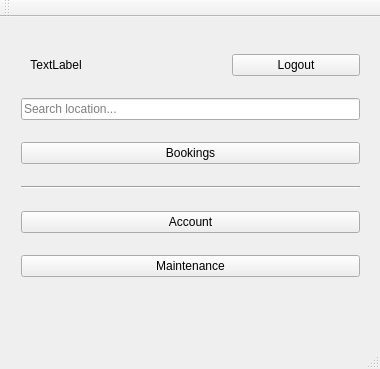
<?xml version="1.0" encoding="UTF-8"?>
<ui version="4.0">
 <class>MainMenuCust</class>
 <widget class="QMainWindow" name="MainMenuCust">
  <property name="geometry">
   <rect>
    <x>0</x>
    <y>0</y>
    <width>380</width>
    <height>369</height>
   </rect>
  </property>
  <property name="windowTitle">
   <string>MainWindow</string>
  </property>
  <widget class="QWidget" name="centralWidget">
   <widget class="QWidget" name="verticalLayoutWidget">
    <property name="geometry">
     <rect>
      <x>10</x>
      <y>10</y>
      <width>361</width>
      <height>281</height>
     </rect>
    </property>
    <layout class="QVBoxLayout" name="verticalLayout">
     <item>
      <layout class="QHBoxLayout" name="horizontalLayout">
       <item>
        <widget class="QLabel" name="picLbl">
         <property name="sizePolicy">
          <sizepolicy hsizetype="Fixed" vsizetype="Fixed">
           <horstretch>0</horstretch>
           <verstretch>0</verstretch>
          </sizepolicy>
         </property>
         <property name="minimumSize">
          <size>
           <width>0</width>
           <height>0</height>
          </size>
         </property>
         <property name="maximumSize">
          <size>
           <width>70</width>
           <height>70</height>
          </size>
         </property>
         <property name="text">
          <string>TextLabel</string>
         </property>
         <property name="scaledContents">
          <bool>true</bool>
         </property>
         <property name="alignment">
          <set>Qt::AlignCenter</set>
         </property>
        </widget>
       </item>
       <item>
        <widget class="QLabel" name="loginAsLabel">
         <property name="sizePolicy">
          <sizepolicy hsizetype="Preferred" vsizetype="Minimum">
           <horstretch>0</horstretch>
           <verstretch>0</verstretch>
          </sizepolicy>
         </property>
         <property name="minimumSize">
          <size>
           <width>0</width>
           <height>10</height>
          </size>
         </property>
         <property name="autoFillBackground">
          <bool>true</bool>
         </property>
         <property name="text">
          <string/>
         </property>
         <property name="alignment">
          <set>Qt::AlignCenter</set>
         </property>
         <property name="wordWrap">
          <bool>true</bool>
         </property>
        </widget>
       </item>
       <item>
        <widget class="QPushButton" name="buttonLogout">
         <property name="text">
          <string>Logout</string>
         </property>
        </widget>
       </item>
      </layout>
     </item>
     <item>
      <widget class="QLineEdit" name="lineEditSearch">
       <property name="text">
        <string/>
       </property>
       <property name="placeholderText">
        <string>Search location...</string>
       </property>
      </widget>
     </item>
     <item>
      <widget class="QPushButton" name="buttonBookings">
       <property name="text">
        <string>Bookings</string>
       </property>
      </widget>
     </item>
     <item>
      <widget class="Line" name="line">
       <property name="orientation">
        <enum>Qt::Horizontal</enum>
       </property>
      </widget>
     </item>
     <item>
      <widget class="QPushButton" name="buttonAccount">
       <property name="text">
        <string>Account</string>
       </property>
      </widget>
     </item>
     <item>
      <widget class="QPushButton" name="buttonTicket">
       <property name="text">
        <string>Maintenance</string>
       </property>
      </widget>
     </item>
    </layout>
   </widget>
  </widget>
  <widget class="QMenuBar" name="menuBar">
   <property name="geometry">
    <rect>
     <x>0</x>
     <y>0</y>
     <width>380</width>
     <height>22</height>
    </rect>
   </property>
  </widget>
  <widget class="QToolBar" name="mainToolBar">
   <attribute name="toolBarArea">
    <enum>TopToolBarArea</enum>
   </attribute>
   <attribute name="toolBarBreak">
    <bool>false</bool>
   </attribute>
  </widget>
  <widget class="QStatusBar" name="statusBar"/>
 </widget>
 <layoutdefault spacing="6" margin="11"/>
 <resources/>
 <connections/>
</ui>
